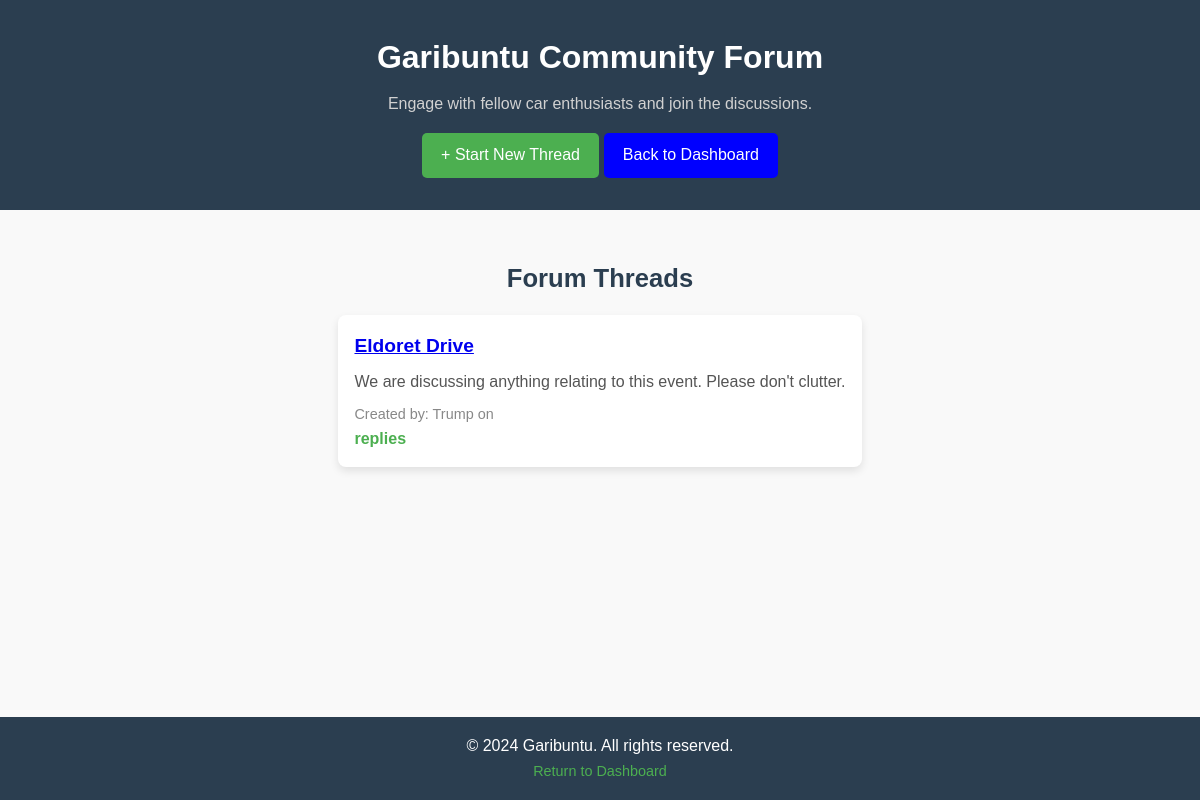
The app's page /forum/ (signed in), older data.
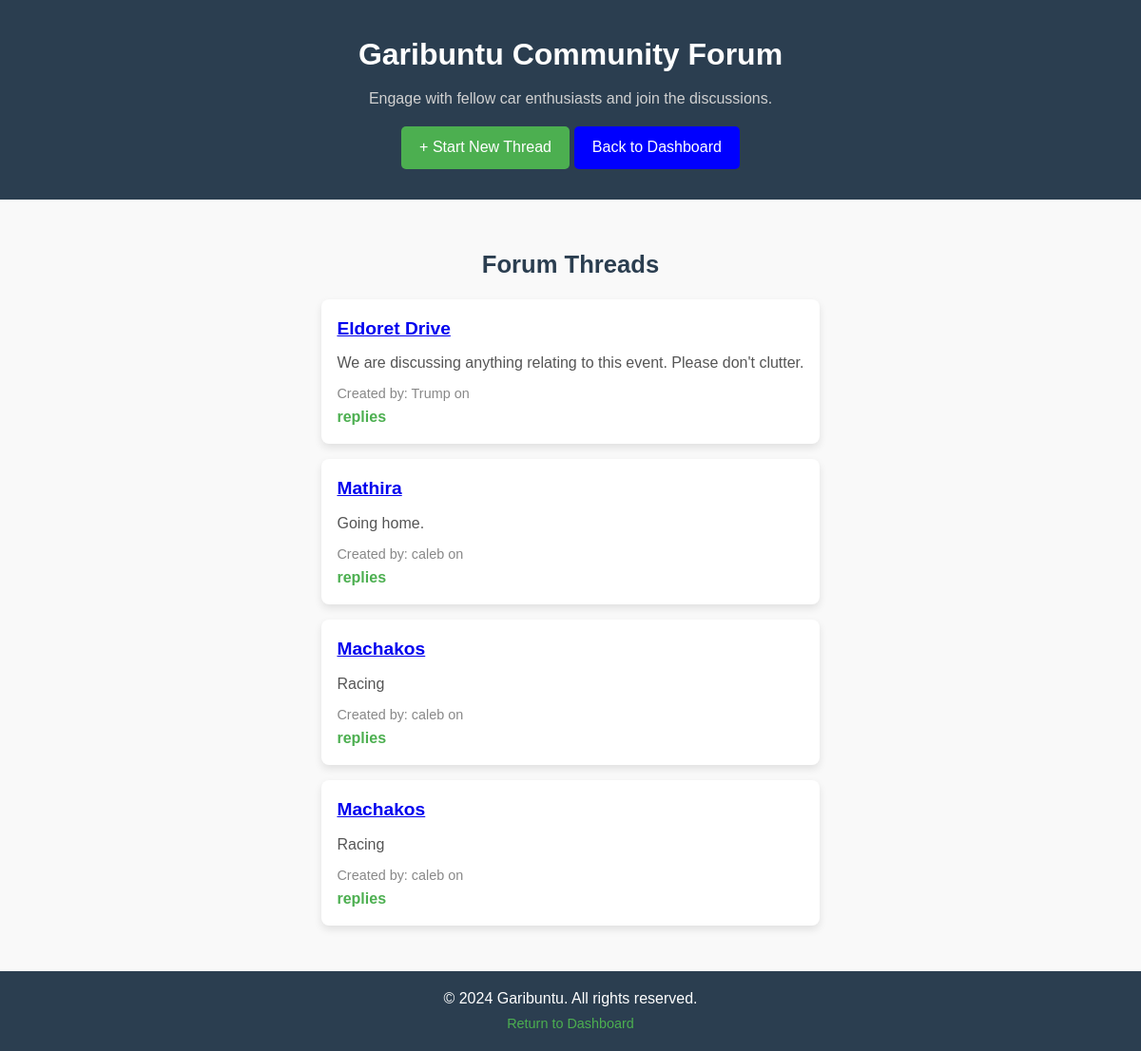
The same page, newer data.
### forum/models.py (models this page shows, shortened)
class ForumThread(models.Model):
    title = models.CharField(max_length=255)
    description = models.TextField(blank=True, null=True)
    created_by = models.ForeignKey(settings.AUTH_USER_MODEL, on_delete=models.CASCADE, related_name='threads')
    created_at = models.DateTimeField(auto_now_add=True)
    is_locked = models.BooleanField(default=False)  # New field to lock threads
    is_deleted = models.BooleanField(default=False)  # Soft delete for threads
    class Meta:
        permissions = [
            ('can_lock_thread', 'Can lock threads'),
            ('can_delete_thread', 'Can delete threads'),
            ('can_create_thread', 'Can create threads'),
        ]

### users/models.py (models this page shows)
class User(AbstractUser):
    email = models.EmailField(unique=True)
    is_sponsor = models.BooleanField(default=False)  # Add this line to distinguish sponsors
    '''
    profile_picture = models.ImageField(upload_to='profiles/', blank=True, null=True)
    bio = models.TextField(blank=True, null=True)
    '''
    def __str__(self):
        return self.username

### forum/views.py (the view)
# urls.py: path('', views.thread_list, name='thread_list'),
@login_required
def thread_list(request):
    threads = ForumThread.objects.all()
    form = ForumThreadForm()  # Instantiate the form
    return render(request, 'thread_list.html', {'threads': threads, 'form': form})

### sponsors/sponsor_login_required.py (called while the page is built)
    def __call__(self, request):
        if request.path in [reverse('sponsors:sponsor_register'), reverse('sponsors:sponsor_login')]:
            return self.get_response(request)
        if request.path.startswith('/sponsors/') and not request.session.get('sponsor_id'):
            return redirect(reverse('sponsors:sponsor_login'))
        return self.get_response(request)

### forum/templates/thread_list.html (shortened to what this page needs)
{% load static %}
<!DOCTYPE html>
<html lang="en">
<head>
    <link rel="stylesheet" href="{% static 'css/styles.css' %}">
</head>
<body>
    <header class="forum-header">
        <h1>Garibuntu Community Forum</h1>
        <p>Engage with fellow car enthusiasts and join the discussions.</p>
        <a href="#" class="create-thread-btn" onclick="openModal()">+ Start New Thread</a>
        <a class="back-to-dash" href="{% url 'garibuntu:dashboard' %}">Back to Dashboard</a>
    </header>
    <main class="forum-content">
        <section class="thread-list">
            <h2>Forum Threads</h2>
            <div class="threads">
                {% for thread in threads %}
                    <div class="thread">
                        <h3><a href="{% url 'forum:thread_detail' thread.id %}">{{ thread.title }}</a></h3>
                        <p>{{ thread.description|truncatewords:20 }}</p>
                        <small>Created by: {{ thread.created_by }} on {{ thread.date_created|date:"F d, Y" }}</small>
                        <span>{{ thread.reply_count }} replies</span>
                    </div>
                {% endfor %}
            </div>
        </section>
    </main>
    <footer class="forum-footer">
        <p>&copy; 2024 Garibuntu. All rights reserved.</p>
        <a href="{% url 'garibuntu:dashboard' %}" class="dashboard-link">Return to Dashboard</a>
    </footer>
</body>
</html>

Row changes from the older to the newer data that the page shows:
added ForumThread: title "Mathira", description "Going home.", created_by "caleb"
added ForumThread: title "Machakos", description "Racing", created_by "caleb"
added ForumThread: title "Machakos", description "Racing", created_by "caleb"
